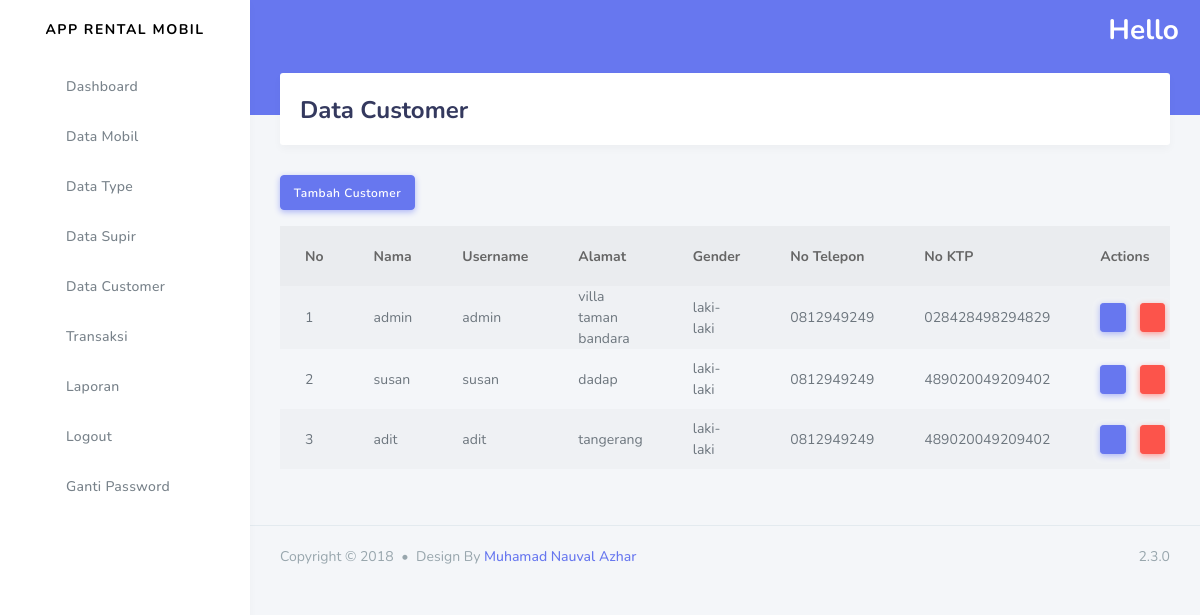
/index.php/admin/data_customer, run on the app's committed database.
### tables this page shows
CREATE TABLE `customer` (
  `id_customer` int(11) NOT NULL,
  `nama` varchar(120) NOT NULL,
  `username` varchar(120) NOT NULL,
  `alamat` varchar(120) NOT NULL,
  `gender` varchar(20) NOT NULL,
  `no_telepon` varchar(20) NOT NULL,
  `no_ktp` varchar(50) NOT NULL,
  `password` varchar(120) NOT NULL,
  `role_id` int(11) NOT NULL
);

### application/controllers/admin/Data_customer.php (called while the page is built, shortened)
<?php
class Data_customer extends CI_Controller
{
    public function index()
    {
        $data['customer'] =  $this->rental_model->get_data('customer')->result_array();
        $this->load->view('templates_admin/header');
        $this->load->view('templates_admin/sidebar');
        $this->load->view('admin/data_customer', $data);
        $this->load->view('templates_admin/footer');
    }
}

### index.php (called while the page is built, shortened)
<?php
require_once BASEPATH.'core/CodeIgniter.php';

### application/models/rental_model.php (called while the page is built, shortened)
<?php
class Rental_model extends CI_Model
{
    public function get_data($table)
    {
        return $this->db->get($table);
    }
}

### application/views/admin/data_customer.php (the view, shortened to what this page needs)
<div class="main-content">
    <section class="section">
        <div class="section-header">
            <h1>Data Customer</h1>
        </div>
    </section>
    <a href="<?= base_url('admin/data_customer/tambah_customer') ?>" class="btn btn-primary mb-3">Tambah Customer</a>
    <table class="table table-striped table-responsive">
        <thead>
            <tr>
                <th>No</th>
                <th>Nama</th>
                <th>Username</th>
                <th>Alamat</th>
                <th>Gender</th>
                <th>No Telepon</th>
                <th>No KTP</th>
                <th>Actions</th>
            </tr>
        </thead>
        <tbody>
            <?php
            $no = 1;
            foreach ($customer as $c) :
            ?>
                <tr>
                    <td><?= $no++; ?></td>
                    <td><?= $c['nama'] ?></td>
                    <td><?= $c['username'] ?></td>
                    <td><?= $c['alamat'] ?></td>
                    <td><?= $c['gender'] ?></td>
                    <td><?= $c['no_telepon'] ?></td>
                    <td><?= $c['no_ktp'] ?></td>
                    <td>
                        <div class="row">
                            <div class="col">
                                <a href="<?= base_url('admin/data_customer/update_customer/') . $c['id_customer'] ?>" class="btn btn-sm btn-primary"><i class="fas fa-edit"></i></a>
                            </div>
                            <div class="col">
                                <a href="<?= base_url('admin/data_customer/delete_customer/') . $c['id_customer'] ?>" class="btn btn-sm btn-danger" onclick="return confirm('Yakin dihapus?')"><i class="fas fa-trash"></i></a>
                            </div>
                        </div>
</div>
<?php endforeach; ?>

### data on the page
customer: nama "admin", username "admin", alamat "villa taman bandara", gender "laki-laki", no_telepon "0812949249", no_ktp "028428498294829"
customer: nama "susan", username "susan", alamat "dadap", gender "laki-laki", no_telepon "0812949249", no_ktp "489020049209402"
customer: nama "adit", username "adit", alamat "tangerang", gender "laki-laki", no_telepon "0812949249", no_ktp "489020049209402"
